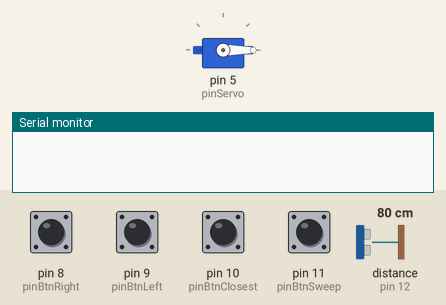
The sketch below on a simulated Arduino Uno, built with avr-gcc and run on an emulated ATmega328P. On the bench: servo, the last lines printed to the serial monitor. Inputs (shaded band) come from the test bench; at power-on: pin 8 (pinBtnRight), pin 9 (pinBtnLeft), pin 10 (pinBtnClosest), pin 11 (pinBtnSweep) HIGH, distance to the obstacle (sensor on pin 12) 80 cm. The echo pulse lasts 58.3 µs per cm.

Above: at 1.2 s.
1.3 s: pin 11 (pinBtnSweep) pulled LOW for 0.15 s
At 3.02 s:
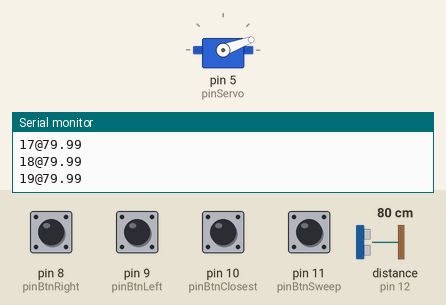
4.4 s: distance to the obstacle (sensor on pin 12) set to 2 cm
At 4.72 s:
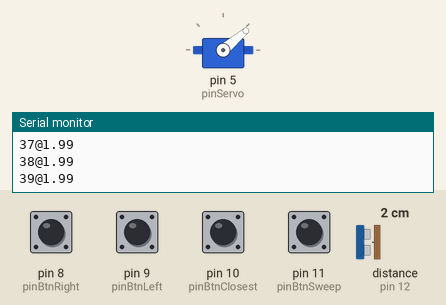
7.4 s: distance to the obstacle (sensor on pin 12) set to 120 cm
At 7.4 s:
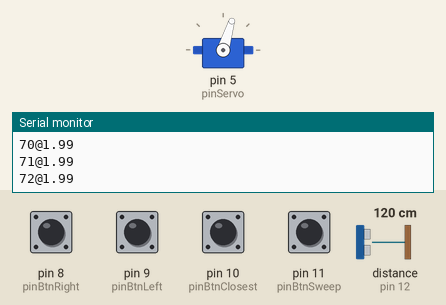
13.4 s: distance to the obstacle (sensor on pin 12) set to 4 cm
16.4 s: pin 8 (pinBtnRight) pulled LOW for 1 s
Timing chart, 0 to 19.4 s (numbered marks = the images above; inputs shaded):
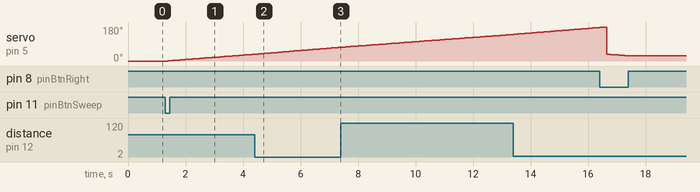

Measured:
- after the input at 1.3 s, servo on pin 5 (pinServo): moves from 0° to 36° over 3.0 s, starting after 0.09 s

The sketch:

Ultrasonic_Locator.ino
```cpp
#include <Servo.h>

#define pinTrig 2
#define pinAns 12
#define pinBtnSweep 11
#define pinBtnClosest 10
#define pinBtnLeft 9
#define pinBtnRight 8
#define pinServo 5

Servo myServo;

int posServo = 0;         // Szervó pozíciója
int posClosest = 0;       // Legközelebbi tárgy pozíciója
float distance = 0;       // Tárgy távolsága
float closestDist = 450;  // Legközelebbi tárgy távolsága, kezdőérték a leírás szerinti legtávolabbi érték, 450 cm

void setup() {
  pinMode(pinBtnSweep, INPUT_PULLUP);   // Pásztázó gomb
  pinMode(pinBtnLeft, INPUT_PULLUP);    // Manuális balra
  pinMode(pinBtnRight, INPUT_PULLUP);   // Manuális jobbra
  pinMode(pinBtnClosest, INPUT_PULLUP); // Legközelebbi tárgyra ugró gomb
  pinMode(pinTrig, OUTPUT);
  pinMode(pinAns, INPUT);
  Serial.begin(9600);
  myServo.attach(pinServo);
  myServo.write(0);
}

void loop() {
  static bool btnPrevSweep = true;
  static bool btnPrevClosest = true;
  bool btnStateSweep = digitalRead(pinBtnSweep);
  bool btnStateClosest = digitalRead(pinBtnClosest);

  if(!btnStateSweep & btnPrevSweep)
    {
      Serial.println("$$");
      closestDist = 450;

      for (posServo = 0; posServo <= 180; posServo += 1) // Egyik irányba forog, 150 fok a maximális szöge, de 180 fokon kell megjeleníteni
      {
        myServo.write(posServo);
        delay(25);
        calculateAndSend();    // Az ultrahangos érzékelő bekapcsolása, adatok feldolgozása, cm-be alakítása és elküldése
        isClosest();           // A legközelebbi pozíció ellenőrzése és elmentése
        delay(25);
      }

      myServo.write(posClosest);
      posServo = posClosest;
      delay(15);
    }

  btnPrevSweep = btnStateSweep;

  if(digitalRead(pinBtnLeft) == LOW & posServo < 180) //Manuális forgatás balra             !!!!!150 fokig tud csak fordulni!
  {
      posServo = posServo + 1;
      myServo.write(posServo);
      delay(20);
      calculateAndSend();
      isClosest();
      delay(25);
  }

  if(digitalRead(pinBtnRight) == LOW & posServo > 0)  //Manuális forgatás jobbra
  {
      posServo = posServo - 1;
      myServo.write(posServo);
      delay(20);
      calculateAndSend();
      isClosest();
      delay(25);
  }

  if(!btnStateClosest & btnPrevClosest) // A legközelebbi tárgyra fordul
  {
    myServo.write(posClosest);
    posServo = posClosest;
    delay(15);
  }

  btnPrevClosest = btnStateClosest;
  delay(25);
}

void calculateAndSend()
{
  long duration;
  Serial.flush();                         // Kiürítjük a küldő buffert
  delay(15);
  digitalWrite(pinTrig, LOW);             // Megbizonyodás a szonár kikapcsolt állapotáról
  delayMicroseconds(2);
  digitalWrite(pinTrig, HIGH);            // A szonár bekapcsolása 10 mikroszekundumig
  delayMicroseconds(10);
  digitalWrite(pinTrig, LOW);             // A szonár kikapcsolása
  duration = pulseIn(pinAns, HIGH);       // A válasz időbeni beérkezésének beolvasása (mikroszekundum)
  distance = duration * 0.0343 / 2;       // Az idő átalakítása távolságra (cm) ((IDŐ/2 * HANGSEBESSÉG))
  Serial.print(posServo);                 // A szervó szögének továbbítása (a Labview felé)
  Serial.print("@");
  Serial.println(distance);               // A távolság továbbítása (a Labview felé)
  delay(15);
}

void isClosest()
{
  if(distance < closestDist)
  {
    closestDist = distance;
    posClosest = posServo;
  }
}
```
